Frame 1 (no input): blank canvas, image omitted
Frame 60 (the mouse pressed at the canvas centre just before this capture): blank canvas, image omitted
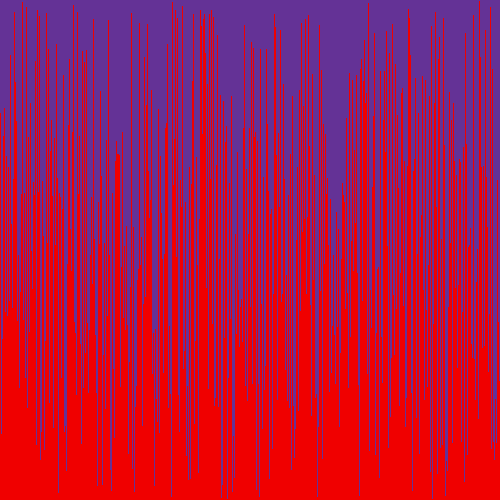
Frame 120 (the mouse held since frame 60 and released just before this capture)

The Processing sketch whose frames 1 and 60 were blank and that drew this single picture after the mouse press (run headless with seeded random() and noise(); from frame 60 on, the mouse is pressed at the canvas centre):

// Processing sketch: VisualArray
// ── VisualArray.pde
/* Paste the code into a new Processing sketch and complete the steps. */

//1. create an array of ints. don't initialize it yet.
int[]  array;
void setup() {
  //2. set the size of your window
  size(500,500);
  //  if you are using Processing 3, you cannot use variables
  //  because the developers don't know how programming is supposed to work.

  //3. initialize your array with the built in width variable
  array=new int[width]; 
  //4. initialize the ints in the array with random numbers
  //   from 0 to the built in height variable
 
 
  //5. call the noStroke() method
noStroke();
}

void draw() {
  //6. set the background color with background(r, g, b);
background(100,50, 150);
  //7. set the color for your graph
fill(240,0,0);
  //8. draw a rectangle for each int in your array.
  //   the x value will be the current index in the array
  //   the y value will the height variable
  //   the width is 1 (one)
  //   the height is negative the value of the element at the current index of the array
for(int i = 0; i< array.length; i++){
  rect(i,height,1,-array[i]);
}
  //9. call the stepSort method
stepSort(array);
  //10. extract the code that randomizes the array into a method.

  //11. call the method you made in step 10 when the mouse is pressed
if (mousePressed){

randomize();
}
}

void randomize(){
for(int i = 0; i< array.length; i++){
   int randy=(int)random(0,height);
 array[i]=randy;
 
 }
}

void stepSort(int[] arr) {
  for (int i = 1; i < arr.length; i++) {
    if (arr[i - 1] > arr[i]) {
      int t = arr[i];
      arr[i] = arr[i - 1];
      arr[i - 1] = t;
    }
  }
}
